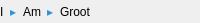
<?xml version="1.0" encoding="UTF-8"?>
<ui version="4.0">
 <class>BreadcrumbWidget</class>
 <widget class="QWidget" name="BreadcrumbWidget">
  <property name="geometry">
   <rect>
    <x>0</x>
    <y>0</y>
    <width>200</width>
    <height>23</height>
   </rect>
  </property>
  <property name="windowTitle">
   <string>Form</string>
  </property>
  <layout class="QHBoxLayout" name="horizontalLayout">
   <property name="margin">
    <number>0</number>
   </property>
   <item>
    <widget class="QLabel" name="label">
     <property name="text">
      <string>I</string>
     </property>
    </widget>
   </item>
   <item>
    <widget class="QLabel" name="label_4">
     <property name="text">
      <string>&lt;span style='color:#2C93E2'&gt;&amp;#9656;&lt;/span&gt;</string>
     </property>
    </widget>
   </item>
   <item>
    <widget class="QLabel" name="label_2">
     <property name="text">
      <string>Am</string>
     </property>
    </widget>
   </item>
   <item>
    <widget class="QLabel" name="label_5">
     <property name="text">
      <string>&lt;span style='color:#2C93E2'&gt;&amp;#9656;&lt;/span&gt;</string>
     </property>
    </widget>
   </item>
   <item>
    <widget class="QLabel" name="label_3">
     <property name="text">
      <string>Groot</string>
     </property>
    </widget>
   </item>
   <item>
    <spacer name="horizontalSpacer">
     <property name="orientation">
      <enum>Qt::Horizontal</enum>
     </property>
     <property name="sizeHint" stdset="0">
      <size>
       <width>81</width>
       <height>20</height>
      </size>
     </property>
    </spacer>
   </item>
  </layout>
 </widget>
 <resources/>
 <connections/>
</ui>
